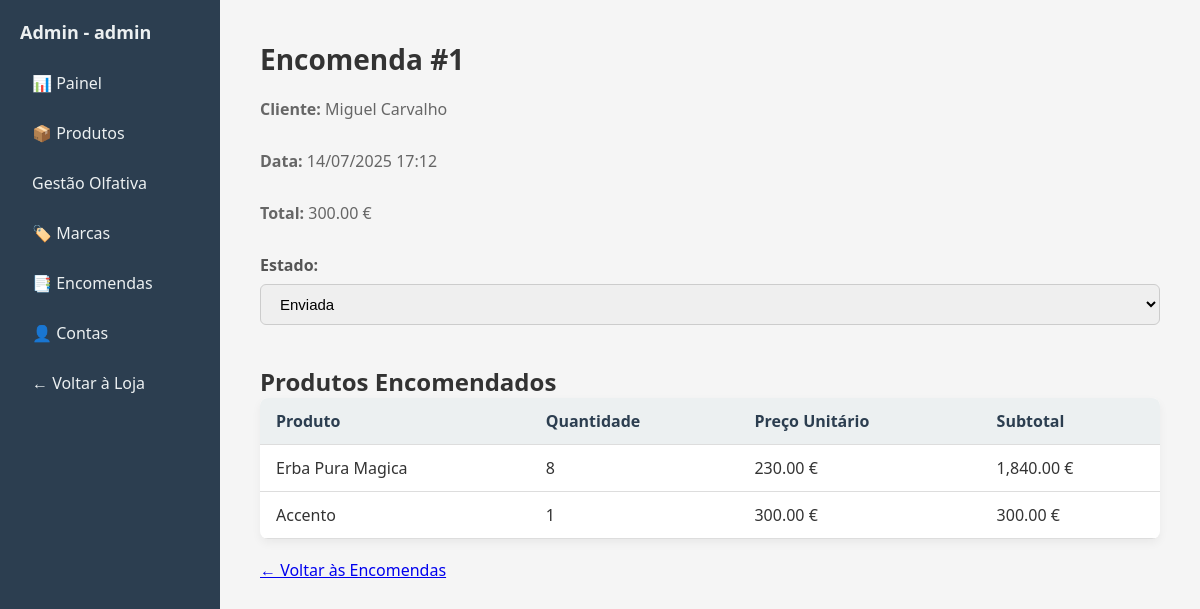
The app's page /dashboard/ver_encomenda.php?id=1 (signed in) with its own data.
### tables this page shows
CREATE TABLE `encomendas` (
  `id_encomenda` int(11) NOT NULL,
  `id_cliente` int(11) DEFAULT NULL,
  `data_encomenda` datetime DEFAULT current_timestamp(),
  `total` decimal(10,2) NOT NULL,
  `estado` varchar(50) DEFAULT 'Pendente'
);

CREATE TABLE `clientes` (
  `id_cliente` int(11) NOT NULL,
  `nome_completo` varchar(255) DEFAULT NULL,
  `username` varchar(50) NOT NULL,
  `email` varchar(150) DEFAULT NULL,
  `telefone` varchar(20) DEFAULT NULL,
  `password` varchar(255) DEFAULT NULL,
  `criado_em` datetime DEFAULT current_timestamp()
);

CREATE TABLE `encomenda_produtos` (
  `id` int(11) NOT NULL,
  `id_encomenda` int(11) NOT NULL,
  `id_produto` int(11) NOT NULL,
  `quantidade` int(11) NOT NULL,
  `preco_unitario` decimal(10,2) NOT NULL
);

CREATE TABLE `perfumes` (
  `id_perfume` int(11) NOT NULL,
  `nome` varchar(255) NOT NULL,
  `descricao` text NOT NULL,
  `preco` decimal(10,2) NOT NULL,
  `caminho_imagem` varchar(255) NOT NULL,
  `caminho_imagem_hover` varchar(255) NOT NULL,
  `id_marca` int(11) NOT NULL,
  `id_familia` int(11) DEFAULT NULL,
  `stock` int(11) DEFAULT 0
);

### config.php (called while the page is built, shortened)
<?php
$host = 'localhost';
$user = 'root';
$password = '';
$dbname = 'perfumes_nicho';
try {
    $pdo = new PDO("mysql:host=$host;dbname=$dbname;charset=utf8", $user, $password);
    $pdo->setAttribute(PDO::ATTR_ERRMODE, PDO::ERRMODE_EXCEPTION);
} catch (PDOException $e) {
    die("Erro PDO: " . $e->getMessage());
}
function listarEncomendas($estado = '')
{
    global $pdo;
    $sql = "SELECT e.*, c.nome_completo
            FROM encomendas e
            JOIN clientes c ON e.id_cliente = c.id_cliente";
    if ($estado !== '') {
        $sql .= " WHERE e.estado = ?";
        $stmt = $pdo->prepare($sql);
        $stmt->execute([$estado]);
    } else {
        $stmt = $pdo->query($sql);
    }
    return $stmt->fetchAll(PDO::FETCH_ASSOC);
}
function detalhesEncomenda($id_encomenda)
{
    global $pdo;
    $stmt = $pdo->prepare("SELECT ep.*, p.nome AS nome_produto
                           FROM encomenda_produtos ep
                           JOIN perfumes p ON ep.id_produto = p.id_perfume
                           WHERE ep.id_encomenda = ?");
    $stmt->execute([$id_encomenda]);
    return $stmt->fetchAll(PDO::FETCH_ASSOC);
}
?>

### dashboard/ver_encomenda.php (the view, shortened to what this page needs)
<?php
include('../config.php');
$id_encomenda = isset($_GET['id']) ? intval($_GET['id']) : 0;
$encomendas = listarEncomendas();
$encomenda = null;
foreach ($encomendas as $e) {
    if ($e['id_encomenda'] == $id_encomenda) {
        $encomenda = $e;
        break;
    }
}
$produtos = detalhesEncomenda($id_encomenda);
?>
<!DOCTYPE html>
<html lang="pt">
<head>
    <link rel="stylesheet" href="styles.css">
</head>
<body>
<?php include('admin_layout.php'); ?>
<div class="main-content">
    <h1>Encomenda #<?= $encomenda['id_encomenda'] ?></h1>
    <p><strong>Cliente:</strong> <?= htmlspecialchars($encomenda['nome_completo']) ?></p>
    <p><strong>Data:</strong> <?= date('d/m/Y H:i', strtotime($encomenda['data_encomenda'])) ?></p>
    <p><strong>Total:</strong> <?= number_format($encomenda['total'], 2) ?> €</p>
    <form method="post" style="margin-top: 20px;">
        <label><strong>Estado:</strong></label>
        <select name="novo_estado" onchange="this.form.submit()">
            <?php
            $estados = ['Pendente', 'Processada', 'Enviada', 'Cancelada', 'Concluída'];
            foreach ($estados as $estado):
            ?>
                <option value="<?= $estado ?>" <?= ($encomenda['estado'] === $estado ? 'selected' : '') ?>>
                    <?= $estado ?>
                </option>
            <?php endforeach; ?>
        </select>
    </form>
    <h2 style="margin-top: 40px;">Produtos Encomendados</h2>
    <table>
        <thead>
            <tr>
                <th>Produto</th>
                <th>Quantidade</th>
                <th>Preço Unitário</th>
                <th>Subtotal</th>
            </tr>
        </thead>
        <tbody>
            <?php $total = 0; ?>
            <?php foreach ($produtos as $p): ?>
                <?php $subtotal = $p['quantidade'] * $p['preco_unitario']; $total += $subtotal; ?>
                <tr>
                    <td><?= htmlspecialchars($p['nome_produto']) ?></td>
                    <td><?= $p['quantidade'] ?></td>
                    <td><?= number_format($p['preco_unitario'], 2) ?> €</td>
                    <td><?= number_format($subtotal, 2) ?> €</td>
                </tr>
            <?php endforeach; ?>
        </tbody>
    </table>
    <p style="margin-top: 20px;">
        <a href="encomendas.php" class="editar-link">← Voltar às Encomendas</a>
    </p>
</div>
</body>
</html>

### dashboard/styles.css (style rules this page uses)
* { margin: 0; padding: 0; box-sizing: border-box; }
body { font-family: "Segoe UI", sans-serif; display: flex; min-height: 100vh; background-color: #f5f5f5; color: #333; }
.main-content { flex: 1; padding: 40px; }
.main-content h1 { font-size: 28px; margin-bottom: 20px; }
.main-content p { font-size: 16px; margin-bottom: 30px; color: #666; }
table { width: 100%; border-collapse: collapse; background-color: #fff; border-radius: 8px; overflow: hidden; box-shadow: 0 4px 10px rgba(0, 0, 0, 0.05); }
th, td { padding: 12px 16px; text-align: left; border-bottom: 1px solid #ddd; }
th { background-color: #ecf0f1; font-weight: bold; color: #2c3e50; }
label { display: block; margin-top: 20px; font-weight: 600; font-size: 16px; color: #555; }
input[type="text"], input[type="number"], textarea, select { width: 100%; padding: 10px 15px; margin-top: 8px; border: 1px solid #ccc; border-radius: 6px; font-size: 15px; }

### records on screen
encomendas: id_encomenda "1", data_encomenda "14/07/2025 17:12", total "300.00", novo_estado "Enviada"
clientes: nome_completo "Miguel Carvalho"
encomenda_produtos: id_produto.nome "Erba Pura Magica", quantidade "8", preco_unitario "230.00", subtotal "1,840.00"
encomenda_produtos: id_produto.nome "Accento", quantidade "1", preco_unitario "300.00"

### other values on screen
$nome_utilizador "admin"
